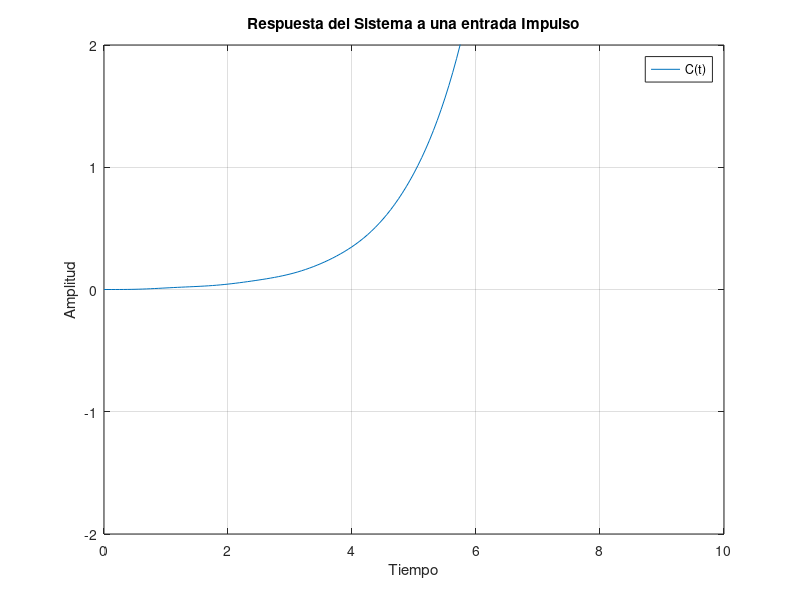
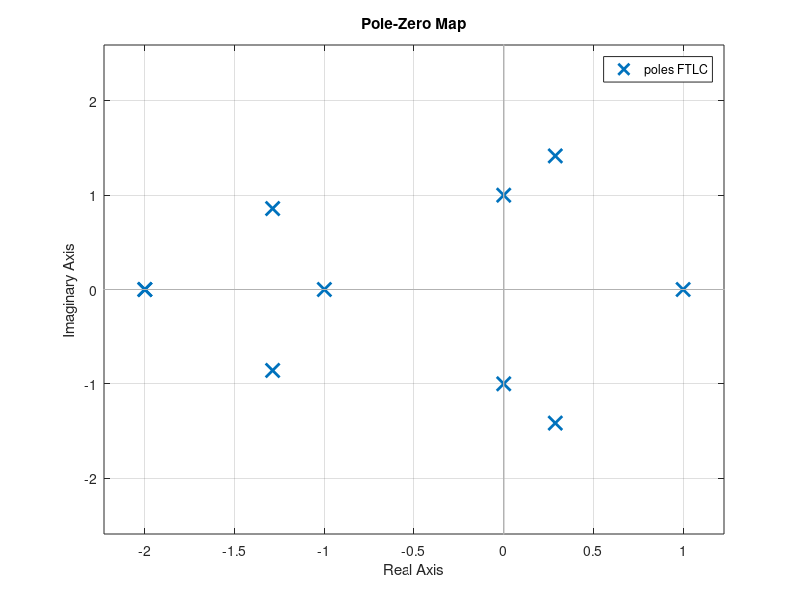

Source code (MATLAB) for these figures, in order:
%% Criterio Routh

clc
num=1;
den=[1 2 3 4 5];
FTLC=tf(num,den);

figure(1)
impulse(FTLC);
xlim([0 10])
ylim([-2 2])
title('Respuesta del Sistema a una entrada Impulso')
ylabel('Amplitud')
xlabel('Tiempo')
legend('C(t)')

figure(2)
pzmap(FTLC)

%% Caso especial N 1

clc
num=1;
den=[1 2 1 2];
FTLC=tf(num,den);

figure(1)
impulse(FTLC);
xlim([0 10])
ylim([-2 2])
title('Respuesta del Sistema a una entrada Impulso')
ylabel('Amplitud')
xlabel('Tiempo')
legend('C(t)')

figure(2)
pzmap(FTLC)

%% Caso especial N 2

clc
num=1;
den=[1 2 24 48 -25 -50];
FTLC=tf(num,den);

figure(1)
impulse(FTLC);
xlim([0 10])
ylim([-2 2])
title('Respuesta del Sistema a una entrada Impulso')
ylabel('Amplitud')
xlabel('Tiempo')
legend('C(t)')

figure(2)
pzmap(FTLC) 